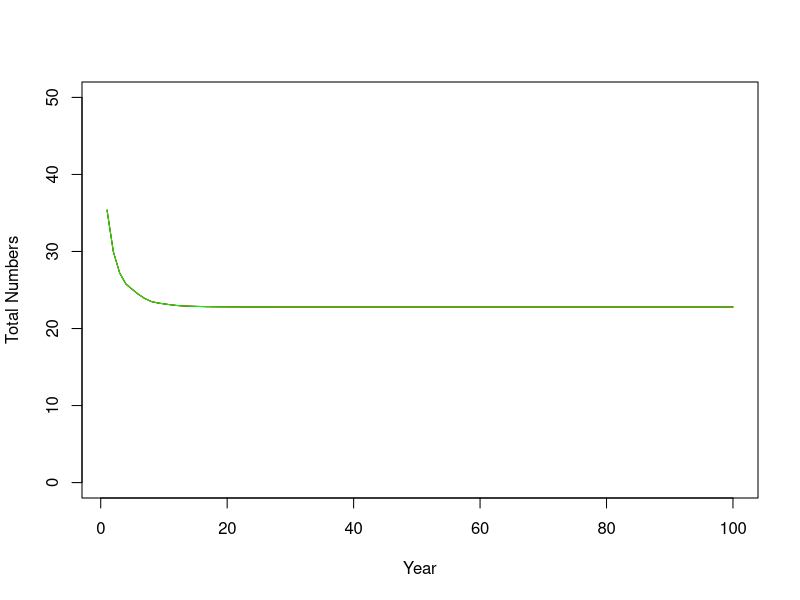
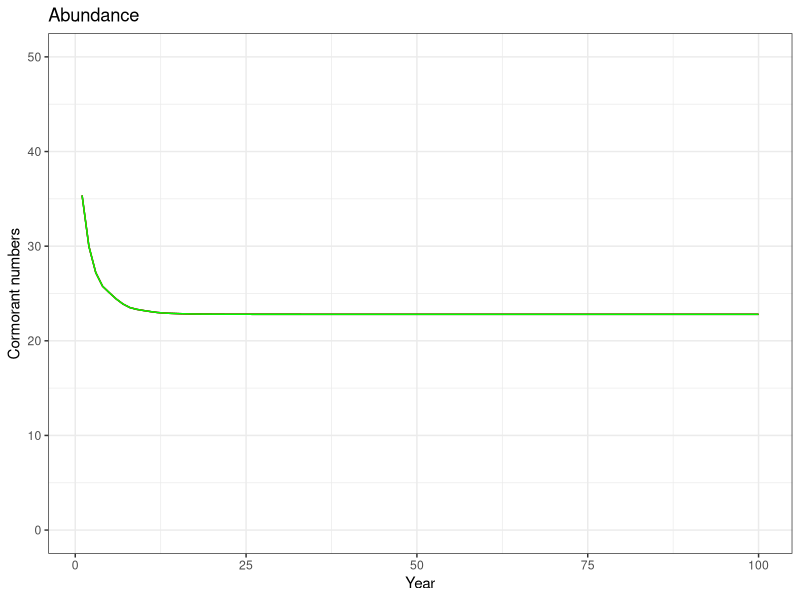

The R source for these figures, in order:
# Assignment 2.1.3a Using Third model - meta-population with age structure
# Three sub-populations, identical dynamics


#################################
#Answers to questions:
# Part 1 - no movement: dynamics for each sub-pop are same as single pop from assignment 2.1.2
# Part 2 - symmetrical movement: 
#move <- t(array(c(.8,.2,0,
#                  .2,.8,0,
#                  0,0,1), dim = c(3,3))) 
# same outcome as part 1, immigration matches emigration, eqm for all sub-pops is 22.8
# Part 3 - sub-pop 1 is source: 
#move <- t(array(c(.8,.1,.1,
#                  0,1,0,
#                  0,0,1), dim = c(3,3))) 
# sub-pop 1 reaches much lower eqm: 7.67; other sub-pops a bit larger: 24.8
# makes sense because emigration with no compensating immigration is like an increased death rate
# for sub-pop 1 (increased by 20%), that is not density dependent
##################################


# Step 1: Create an array of initial numbers at age, by sub-population
# Note that R normally has "1" as the first index of a vector, so 
#  for us Birds[1] is actually age 0 birds...

birds <- array(c(15,15,15,
                 10,10,10,
                 5,5,5,
                 3,3,3,
                 10,10,10),
               dim=(c(3,5)))

# Step 2: Define variables for birth and death processes (same as First_Model!)
a <- 2  
b <- .0046
c <- 1
d <- 50

# Step 3: Create a movement matrix - initially set movement to zero
move <- t(array(c(1,0,0,
                  0,1,0,
                  0,0,1), dim = c(3,3))) # NB - transposed to make code look like result

# Step 4: Set up containers for time series of numbers
birds_over_time <- array(0,dim=c(3,5,100))
sub_pop_over_time <- array(0,dim=c(3,100))

# Step 5: Start the main simulation loop over time
for (i in 1:100) {   # we will run the model for 100 time steps
  # Step 6: For each sub-population...

  # Step 7: Move birds among sub-populations (tautology part 1)
    for (k in 1:5) {  # ages
      birds[,k] <- colSums(birds[,k]*move) # Sums birds coming to each subpop from other subpops, including those that stay
    }

  for (j in 1:3) { # loop over sub-populations 
  # Step 8: Calculate the birth and death rates according to our dynamic processes
  births_per_female <- a * exp(-b * sum(birds[j,4:5]))  # only mature (age 3,4+) birds affect birth rate
  deaths_per_capita <- c * sum(birds[j,]) / (d + sum(birds[j,]))  # all birds affect death rate
  
  # Convert rates to actual numbers
  births <- births_per_female * sum(birds[j,4:5]) / 2  # divide by 2 because per female, only age 3 and older are mature
  deaths <- deaths_per_capita * birds[j,]   # note: deaths will be a vector by age, just like birds

  # Step 9: Now tautology part 2
  # First the plus group: subtract deaths for the oldest two age groups
  birds[j,5] <- birds[j,5] + birds[j,4] - deaths[5] - deaths[4]
  # Next the remaining ages except babies, working backwards
  for (k in 4:2) { #loop backwards over ages
    birds[j,k] <- birds[j,k-1] - deaths[k-1]
  }
  # Step 10: Finally, the babies
  birds[j,1] <- births  
   
# Step 11: Update the vectors of numbers and rates
birds_over_time[j,,i] <- birds[j,]
sub_pop_over_time[j,i] <- sum(birds_over_time[j,,i])


# close the time loop
  }}

# Step 12: Plot the results - base version
x <- seq(from=1, to=100)
plot(sub_pop_over_time[1,1:100]~x, xlab = "Year", ylab = "Total Numbers", type='l',
     ylim=c(0,50))
lines(sub_pop_over_time[2,1:100]~x, col='red')
lines(sub_pop_over_time[3,1:100]~x, col='green')

# Plot the results - ggplot version
library(ggplot2)
x <- seq(from=1,to=100)
Number_plot <- ggplot() +
  geom_line(mapping=aes(x=x,y=sub_pop_over_time[1,])) +
  geom_line(mapping=aes(x=x,y=sub_pop_over_time[2,]),
            color="red") +
  geom_line(mapping=aes(x=x,y=sub_pop_over_time[3,]),
            color="green") +
    labs(title = "Abundance",
       x = "Year",
       y = "Cormorant numbers") +
  coord_cartesian(ylim=c(0,50)) +
  theme_bw()
plot(Number_plot)
